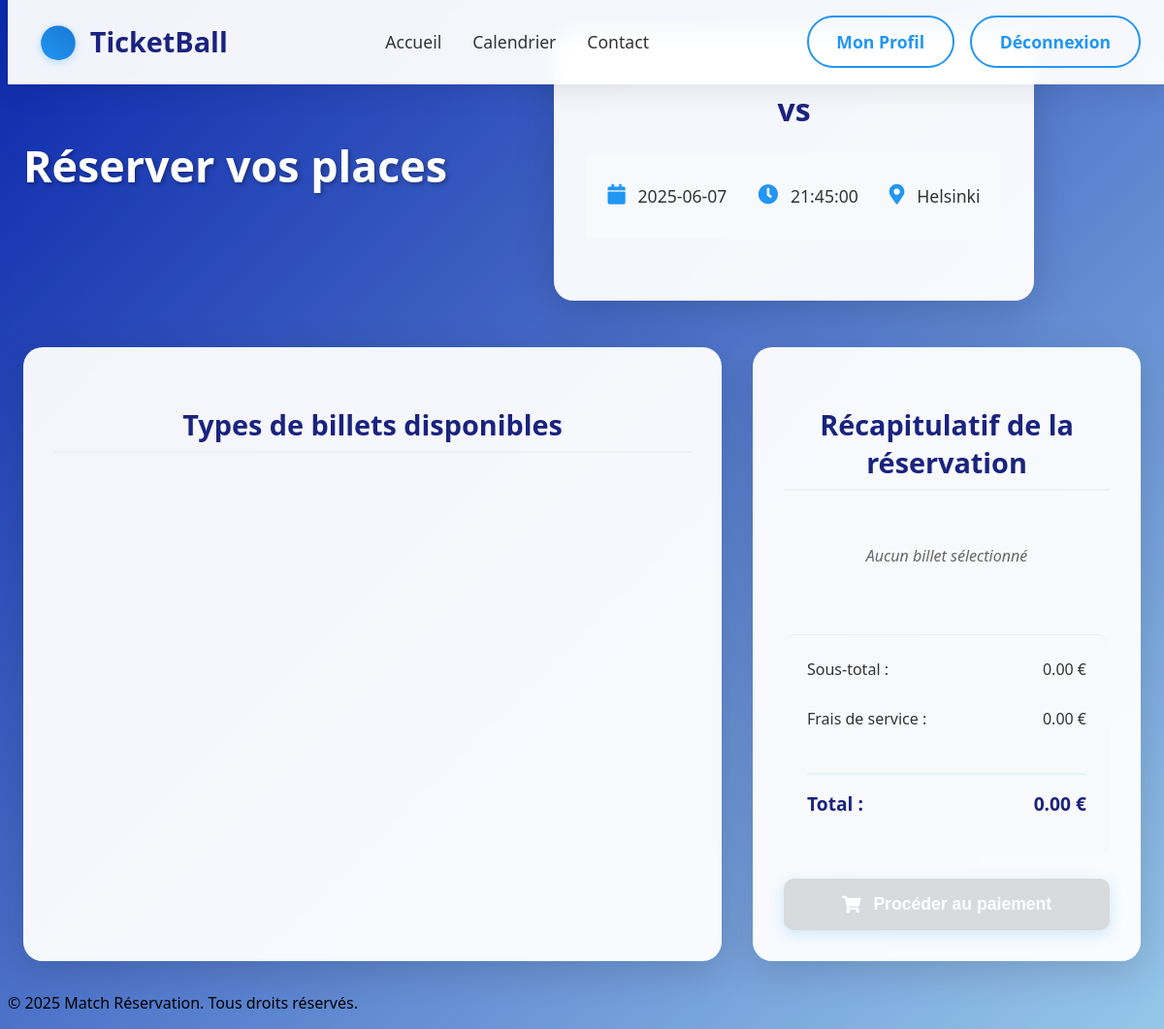
The app's page /reserver.php?id=4 (signed in) with its own data.
### tables this page shows
CREATE TABLE `matchs` (
  `id` int(11) NOT NULL,
  `date_match` date NOT NULL,
  `heure_match` time NOT NULL,
  `lieu` varchar(100) NOT NULL,
  `equipe1_id` int(11) DEFAULT NULL,
  `equipe2_id` int(11) DEFAULT NULL,
  `stade_id` int(11) DEFAULT NULL,
  `score_equipe1` int(11) DEFAULT NULL,
  `score_equipe2` int(11) DEFAULT NULL,
  `phase` varchar(100) DEFAULT NULL,
  `groupe` varchar(10) DEFAULT NULL,
  `categorie` varchar(100) DEFAULT 'Coupe du Monde 2026'
);

### reserver.php (the view, shortened to what this page needs)
<?php
include 'config/config.php';
$match_id = isset($_GET['id']) ? intval($_GET['id']) : 0;
$stmt = $conn->prepare("
    SELECT m.*, e1.nom as equipe1, e2.nom as equipe2
    FROM matchs m
    LEFT JOIN equipes e1 ON m.equipe1_id = e1.id
    LEFT JOIN equipes e2 ON m.equipe2_id = e2.id
    WHERE m.id = ?
");
$stmt->bind_param("i", $match_id);
$stmt->execute();
$match = $stmt->get_result()->fetch_assoc();
?>
<!DOCTYPE html>
<html lang="fr">
<head>
    <link rel="stylesheet" href="css/style.css">
    <link rel="stylesheet" href="css/header.css">
    <link rel="stylesheet" href="css/reserver.css">
    <link rel="stylesheet" href="https://cdnjs.cloudflare.com/ajax/libs/font-awesome/5.15.4/css/all.min.css">
</head>
<body>
    <?php include 'includes/header.php'; ?>
    <main class="reservation-container">
        <div class="reservation-header">
            <h1>Réserver vos places</h1>
            <div class="match-info">
                <h2><?= htmlspecialchars($match['equipe1']) ?> vs <?= htmlspecialchars($match['equipe2']) ?></h2>
                <div class="match-details">
                    <p><i class="fas fa-calendar"></i> <?= htmlspecialchars($match['date_match']) ?></p>
                    <p><i class="fas fa-clock"></i> <?= htmlspecialchars($match['heure_match']) ?></p>
                    <p><i class="fas fa-map-marker-alt"></i> <?= htmlspecialchars($match['lieu']) ?></p>
                </div>
            </div>
        </div>
        <div class="reservation-content">
            <div class="tickets-section">
                <h3>Types de billets disponibles</h3>
            </div>
            <div class="reservation-summary">
                <h3>Récapitulatif de la réservation</h3>
                <div class="summary-content">
                    <div id="selected-tickets">
                    </div>
                    <div class="total-section">
                        <div class="total-row">
                            <span>Sous-total :</span>
                            <span id="subtotal">0.00 €</span>
                        </div>
                        <div class="total-row">
                            <span>Frais de service :</span>
                            <span id="fees">0.00 €</span>
                        </div>
                        <div class="total-row total">
                            <span>Total :</span>
                            <span id="total">0.00 €</span>
                        </div>
                    </div>
                    <form action="paiement.php" method="post" id="reservation-form">
                        <button type="submit" class="btn btn-primary" id="reserve-btn" disabled>
                            <i class="fas fa-shopping-cart"></i> Procéder au paiement
                        </button>
                    </form>
                </div>
            </div>
        </div>
    </main>
    <?php include 'includes/footer.php'; ?>
</body>
</html>

### css/style.css (style rules this page uses)
body { font-family: Arial, sans-serif; padding: 0; background: linear-gradient(135deg, rgb(11, 40, 172) 0%, rgb(150, 198, 233) 100%); min-height: 100vh; overflow-x: hidden; }
main { padding: 20px; max-width: 900px; margin: auto; }
.btn { padding: 0.75rem 1.5rem; border-radius: 4px; text-decoration: none; font-weight: 500; transition: all 0.3s ease; }
.btn-primary { background: #3498db; color: white; }
.reservation-container { max-width: 1200px; margin: 0 auto; padding: 2rem; }
.reservation-header { text-align: center; margin-bottom: 3rem; }
.reservation-header h1 { color: #333; margin-bottom: 1.5rem; }
.match-info { background: white; border-radius: 10px; padding: 2rem; box-shadow: 0 2px 4px rgba(0,0,0,0.1); }
.match-info h2 { color: #333; margin-bottom: 1rem; }
.match-details { display: flex; justify-content: center; gap: 2rem; color: #666; }
.match-details p { display: flex; align-items: center; gap: 0.5rem; margin: 0; }
.match-details i { color: #007bff; }
.reservation-content { display: grid; grid-template-columns: 2fr 1fr; gap: 2rem; }
.tickets-section { background: white; border-radius: 10px; padding: 2rem; box-shadow: 0 2px 4px rgba(0,0,0,0.1); }
.tickets-section h3 { color: #333; margin-bottom: 1.5rem; padding-bottom: 0.5rem; border-bottom: 2px solid #f0f0f0; }
.reservation-summary { background: white; border-radius: 10px; padding: 2rem; box-shadow: 0 2px 4px rgba(0,0,0,0.1); position: sticky; top: 2rem; }
.reservation-summary h3 { color: #333; margin-bottom: 1.5rem; padding-bottom: 0.5rem; border-bottom: 2px solid #f0f0f0; }
.summary-content { display: flex; flex-direction: column; gap: 1.5rem; }
#selected-tickets { display: flex; flex-direction: column; gap: 0.8rem; }
.total-section { display: flex; flex-direction: column; gap: 0.8rem; padding-top: 1rem; border-top: 1px solid #f0f0f0; }
.total-row { display: flex; justify-content: space-between; color: #666; }
.total-row.total { font-size: 1.2rem; font-weight: 600; color: #333; padding-top: 0.5rem; border-top: 1px solid #f0f0f0; }
#reserve-btn { width: 100%; padding: 1rem; font-size: 1.1rem; display: flex; align-items: center; justify-content: center; gap: 0.5rem; }
#reserve-btn:disabled { opacity: 0.7; cursor: not-allowed; }
.match-details, .ticket-details, .payment-method, .receipt-options { margin-bottom: 2rem; padding: 1.5rem; background: #f8f9fa; border-radius: 6px; }
.match-details p, .ticket-details p { margin: 0.5rem 0; color: #34495e; }
.btn { display: inline-flex; align-items: center; gap: 0.5rem; padding: 0.75rem 1.5rem; border-radius: 4px; font-weight: 500; text-decoration: none; cursor: pointer; transition: all 0.3s ease; border: none; }
.reservation-header { display: flex; justify-content: space-between; align-items: center; margin-bottom: 1rem; }
main h1 { color: white; text-align: center; font-size: 2.5rem; margin: 2rem 0; text-shadow: 2px 2px 4px rgba(0, 0, 0, 0.3); }
.btn { display: inline-flex; align-items: center; gap: 10px; padding: 12px 25px; border-radius: 8px; font-size: 1.1em; cursor: pointer; transition: all 0.3s ease; text-decoration: none; }
.btn-primary { background: #007bff; color: white; border: none; }

### css/header.css (style rules this page uses)
.btn { padding: 0.8rem 1.8rem; border: none; border-radius: 50px; text-decoration: none; font-weight: 600; font-size: 1.1rem; transition: all 0.3s ease; cursor: pointer; display: inline-flex; align-items: center; justify-content: center; gap: 0.5rem; position: relative; overflow: hidden; }
.btn::before { content: ''; position: absolute; top: 0; left: 0; width: 100%; height: 100%; background: linear-gradient(45deg, rgba(255, 255, 255, 0.1), rgba(255, 255, 255, 0)); transform: translateX(-100%); transition: transform 0.3s ease; }
.btn-primary { background: linear-gradient(45deg, #2196f3, #1976d2); color: white; box-shadow: 0 4px 15px rgba(33, 150, 243, 0.3); }

### records on screen
matchs: date_match "2025-06-07", heure_match "21:45:00", lieu "Helsinki"
